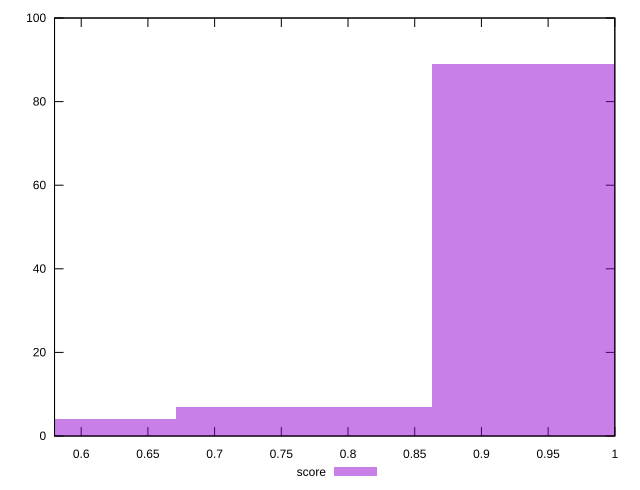

Generate this figure with gnuplot:
reset

$score <<EOF
0.9584291547723505 89
0.5750574928634102 4
0.7667433238178804 7
EOF

set key outside below
set boxwidth 0.1916858309544701
set xrange [0.58:1]
set yrange [0:100]
set trange [0:100]
set style fill transparent solid 0.5 noborder
set terminal svg size 640, 490 enhanced background rgb 'white'
set output "report_00015_2021-02-09T16-11-33.973Z/unused-css-rules/samples/pages+cached/score/histogram.svg"

plot $score title "score" with boxes

reset
